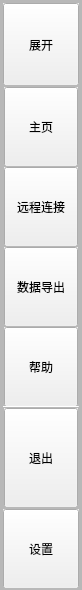
        <widget class="QFrame" name="leftMenu">
         <property name="minimumSize">
          <size>
           <width>0</width>
           <height>0</height>
          </size>
         </property>
         <property name="maximumSize">
          <size>
           <width>80</width>
           <height>16777215</height>
          </size>
         </property>
         <property name="styleSheet">
          <string notr="true"/>
         </property>
         <property name="frameShape">
          <enum>QFrame::StyledPanel</enum>
         </property>
         <property name="frameShadow">
          <enum>QFrame::Raised</enum>
         </property>
         <layout class="QVBoxLayout" name="verticalLayout">
          <property name="spacing">
           <number>0</number>
          </property>
          <property name="leftMargin">
           <number>0</number>
          </property>
          <property name="topMargin">
           <number>0</number>
          </property>
          <property name="rightMargin">
           <number>0</number>
          </property>
          <property name="bottomMargin">
           <number>0</number>
          </property>
          <item>
           <widget class="QFrame" name="logoBox">
            <property name="maximumSize">
             <size>
              <width>16777215</width>
              <height>45</height>
             </size>
            </property>
            <property name="styleSheet">
             <string notr="true"/>
            </property>
            <property name="frameShape">
             <enum>QFrame::StyledPanel</enum>
            </property>
            <property name="frameShadow">
             <enum>QFrame::Raised</enum>
            </property>
            <widget class="QFrame" name="logo">
             <property name="geometry">
              <rect>
               <x>0</x>
               <y>0</y>
               <width>60</width>
               <height>45</height>
              </rect>
             </property>
             <property name="minimumSize">
              <size>
               <width>45</width>
               <height>45</height>
              </size>
             </property>
             <property name="maximumSize">
              <size>
               <width>60</width>
               <height>45</height>
              </size>
             </property>
             <property name="layoutDirection">
              <enum>Qt::LeftToRight</enum>
             </property>
             <property name="autoFillBackground">
              <bool>false</bool>
             </property>
             <property name="frameShape">
              <enum>QFrame::StyledPanel</enum>
             </property>
             <property name="frameShadow">
              <enum>QFrame::Raised</enum>
             </property>
            </widget>
            <widget class="QLabel" name="appName">
             <property name="geometry">
              <rect>
               <x>60</x>
               <y>10</y>
               <width>101</width>
               <height>31</height>
              </rect>
             </property>
             <property name="text">
              <string>PyGibird</string>
             </property>
             <property name="alignment">
              <set>Qt::AlignLeading|Qt::AlignLeft|Qt::AlignVCenter</set>
             </property>
            </widget>
           </widget>
          </item>
          <item>
           <widget class="QFrame" name="leftMenuBox">
            <property name="minimumSize">
             <size>
              <width>80</width>
              <height>0</height>
             </size>
            </property>
            <property name="styleSheet">
             <string notr="true"/>
            </property>
            <property name="frameShape">
             <enum>QFrame::StyledPanel</enum>
            </property>
            <property name="frameShadow">
             <enum>QFrame::Raised</enum>
            </property>
            <layout class="QVBoxLayout" name="verticalLayout_8">
             <property name="spacing">
              <number>0</number>
             </property>
             <property name="leftMargin">
              <number>0</number>
             </property>
             <property name="topMargin">
              <number>0</number>
             </property>
             <property name="rightMargin">
              <number>0</number>
             </property>
             <property name="bottomMargin">
              <number>0</number>
             </property>
             <item>
              <widget class="QFrame" name="toggleBox">
               <property name="minimumSize">
                <size>
                 <width>0</width>
                 <height>0</height>
                </size>
               </property>
               <property name="maximumSize">
                <size>
                 <width>16777215</width>
                 <height>83</height>
                </size>
               </property>
               <property name="styleSheet">
                <string notr="true"/>
               </property>
               <property name="frameShape">
                <enum>QFrame::StyledPanel</enum>
               </property>
               <property name="frameShadow">
                <enum>QFrame::Raised</enum>
               </property>
               <layout class="QVBoxLayout" name="verticalLayout_3">
                <property name="spacing">
                 <number>0</number>
                </property>
                <property name="leftMargin">
                 <number>0</number>
                </property>
                <property name="topMargin">
                 <number>0</number>
                </property>
                <property name="rightMargin">
                 <number>0</number>
                </property>
                <property name="bottomMargin">
                 <number>0</number>
                </property>
                <item>
                 <widget class="QPushButton" name="btn_toggle">
                  <property name="sizePolicy">
                   <sizepolicy hsizetype="Expanding" vsizetype="Fixed">
                    <horstretch>0</horstretch>
                    <verstretch>0</verstretch>
                   </sizepolicy>
                  </property>
                  <property name="minimumSize">
                   <size>
                    <width>0</width>
                    <height>83</height>
                   </size>
                  </property>
                  <property name="cursor">
                   <cursorShape>PointingHandCursor</cursorShape>
                  </property>
                  <property name="styleSheet">
                   <string notr="true"/>
                  </property>
                  <property name="text">
                   <string>展开</string>
                  </property>
                 </widget>
                </item>
               </layout>
              </widget>
             </item>
             <item alignment="Qt::AlignTop">
              <widget class="QFrame" name="menuBar">
               <property name="styleSheet">
                <string notr="true"/>
               </property>
               <property name="frameShape">
                <enum>QFrame::StyledPanel</enum>
               </property>
               <property name="frameShadow">
                <enum>QFrame::Raised</enum>
               </property>
               <layout class="QVBoxLayout" name="verticalLayout_4">
                <property name="spacing">
                 <number>0</number>
                </property>
                <property name="leftMargin">
                 <number>0</number>
                </property>
                <property name="topMargin">
                 <number>0</number>
                </property>
                <property name="rightMargin">
                 <number>0</number>
                </property>
                <property name="bottomMargin">
                 <number>0</number>
                </property>
                <item>
                 <widget class="QFrame" name="homeBox">
                  <property name="maximumSize">
                   <size>
                    <width>16777215</width>
                    <height>80</height>
                   </size>
                  </property>
                  <property name="frameShape">
                   <enum>QFrame::StyledPanel</enum>
                  </property>
                  <property name="frameShadow">
                   <enum>QFrame::Raised</enum>
                  </property>
                  <layout class="QHBoxLayout" name="horizontalLayout_8">
                   <property name="spacing">
                    <number>0</number>
                   </property>
                   <property name="leftMargin">
                    <number>0</number>
                   </property>
                   <property name="topMargin">
                    <number>0</number>
                   </property>
                   <property name="rightMargin">
                    <number>0</number>
                   </property>
                   <property name="bottomMargin">
                    <number>0</number>
                   </property>
                   <item>
                    <widget class="QPushButton" name="btn_home">
                     <property name="minimumSize">
                      <size>
                       <width>0</width>
                       <height>80</height>
                      </size>
                     </property>
                     <property name="cursor">
                      <cursorShape>PointingHandCursor</cursorShape>
                     </property>
                     <property name="text">
                      <string>主页</string>
                     </property>
                    </widget>
                   </item>
                  </layout>
                 </widget>
                </item>
                <item>
                 <widget class="QFrame" name="connBox">
                  <property name="minimumSize">
                   <size>
                    <width>0</width>
                    <height>80</height>
                   </size>
                  </property>
                  <property name="maximumSize">
                   <size>
                    <width>16777215</width>
                    <height>80</height>
                   </size>
                  </property>
                  <property name="frameShape">
                   <enum>QFrame::StyledPanel</enum>
                  </property>
                  <property name="frameShadow">
                   <enum>QFrame::Raised</enum>
                  </property>
                  <layout class="QHBoxLayout" name="horizontalLayout_9">
                   <property name="spacing">
                    <number>0</number>
                   </property>
                   <property name="leftMargin">
                    <number>0</number>
                   </property>
                   <property name="topMargin">
                    <number>0</number>
                   </property>
                   <property name="rightMargin">
                    <number>0</number>
                   </property>
                   <property name="bottomMargin">
                    <number>0</number>
                   </property>
                   <item>
                    <widget class="QPushButton" name="btn_conn">
                     <property name="minimumSize">
                      <size>
                       <width>0</width>
                       <height>80</height>
                      </size>
                     </property>
                     <property name="cursor">
                      <cursorShape>PointingHandCursor</cursorShape>
                     </property>
                     <property name="text">
                      <string>远程连接</string>
                     </property>
                    </widget>
                   </item>
                  </layout>
                 </widget>
                </item>
                <item>
                 <widget class="QFrame" name="expBox">
                  <property name="minimumSize">
                   <size>
                    <width>0</width>
                    <height>0</height>
                   </size>
                  </property>
                  <property name="maximumSize">
                   <size>
                    <width>16777215</width>
                    <height>80</height>
                   </size>
                  </property>
                  <property name="frameShape">
                   <enum>QFrame::StyledPanel</enum>
                  </property>
                  <property name="frameShadow">
                   <enum>QFrame::Raised</enum>
                  </property>
                  <layout class="QHBoxLayout" name="horizontalLayout_10">
                   <property name="spacing">
                    <number>0</number>
                   </property>
                   <property name="leftMargin">
                    <number>0</number>
                   </property>
                   <property name="topMargin">
                    <number>0</number>
                   </property>
                   <property name="rightMargin">
                    <number>0</number>
                   </property>
                   <property name="bottomMargin">
                    <number>0</number>
                   </property>
                   <item>
                    <widget class="QPushButton" name="btn_exp">
                     <property name="minimumSize">
                      <size>
                       <width>0</width>
                       <height>80</height>
                      </size>
                     </property>
                     <property name="cursor">
                      <cursorShape>PointingHandCursor</cursorShape>
                     </property>
                     <property name="text">
                      <string>数据导出</string>
                     </property>
                    </widget>
                   </item>
                  </layout>
                 </widget>
                </item>
                <item>
                 <widget class="QFrame" name="helpBox">
                  <property name="maximumSize">
                   <size>
                    <width>16777215</width>
                    <height>80</height>
                   </size>
                  </property>
                  <property name="frameShape">
                   <enum>QFrame::StyledPanel</enum>
                  </property>
                  <property name="frameShadow">
                   <enum>QFrame::Raised</enum>
                  </property>
                  <layout class="QHBoxLayout" name="horizontalLayout_11">
                   <property name="spacing">
                    <number>0</number>
                   </property>
                   <property name="leftMargin">
                    <number>0</number>
                   </property>
                   <property name="topMargin">
                    <number>0</number>
                   </property>
                   <property name="rightMargin">
                    <number>0</number>
                   </property>
                   <property name="bottomMargin">
                    <number>0</number>
                   </property>
                   <item>
                    <widget class="QPushButton" name="btn_help">
                     <property name="minimumSize">
                      <size>
                       <width>0</width>
                       <height>80</height>
                      </size>
                     </property>
                     <property name="cursor">
                      <cursorShape>PointingHandCursor</cursorShape>
                     </property>
                     <property name="text">
                      <string>帮助</string>
                     </property>
                    </widget>
                   </item>
                  </layout>
                 </widget>
                </item>
                <item>
                 <widget class="Line" name="line">
                  <property name="maximumSize">
                   <size>
                    <width>16777215</width>
                    <height>1</height>
                   </size>
                  </property>
                  <property name="lineWidth">
                   <number>1</number>
                  </property>
                  <property name="orientation">
                   <enum>Qt::Horizontal</enum>
                  </property>
                 </widget>
                </item>
                <item>
                 <widget class="QFrame" name="exitBox">
                  <property name="maximumSize">
                   <size>
                    <width>16777215</width>
                    <height>100</height>
                   </size>
                  </property>
                  <property name="frameShape">
                   <enum>QFrame::StyledPanel</enum>
                  </property>
                  <property name="frameShadow">
                   <enum>QFrame::Raised</enum>
                  </property>
                  <layout class="QVBoxLayout" name="verticalLayout_9">
                   <property name="spacing">
                    <number>0</number>
                   </property>
                   <property name="leftMargin">
                    <number>0</number>
                   </property>
                   <property name="topMargin">
                    <number>0</number>
                   </property>
                   <property name="rightMargin">
                    <number>0</number>
                   </property>
                   <property name="bottomMargin">
                    <number>0</number>
                   </property>
                   <item>
                    <widget class="QPushButton" name="btn_exit">
                     <property name="minimumSize">
                      <size>
                       <width>0</width>
                       <height>100</height>
                      </size>
                     </property>
                     <property name="cursor">
                      <cursorShape>PointingHandCursor</cursorShape>
                     </property>
                     <property name="text">
                      <string>退出</string>
                     </property>
                    </widget>
                   </item>
                  </layout>
                 </widget>
                </item>
               </layout>
              </widget>
             </item>
             <item>
              <widget class="QFrame" name="bottomMenu">
               <property name="minimumSize">
                <size>
                 <width>0</width>
                 <height>0</height>
                </size>
               </property>
               <property name="maximumSize">
                <size>
                 <width>16777215</width>
                 <height>80</height>
                </size>
               </property>
               <property name="styleSheet">
                <string notr="true"/>
               </property>
               <property name="frameShape">
                <enum>QFrame::StyledPanel</enum>
               </property>
               <property name="frameShadow">
                <enum>QFrame::Raised</enum>
               </property>
               <layout class="QVBoxLayout" name="verticalLayout_6">
                <property name="spacing">
                 <number>0</number>
                </property>
                <property name="leftMargin">
                 <number>0</number>
                </property>
                <property name="topMargin">
                 <number>0</number>
                </property>
                <property name="rightMargin">
                 <number>0</number>
                </property>
                <property name="bottomMargin">
                 <number>0</number>
                </property>
                <item>
                 <widget class="QPushButton" name="btn_setting">
                  <property name="sizePolicy">
                   <sizepolicy hsizetype="Expanding" vsizetype="Fixed">
                    <horstretch>0</horstretch>
                    <verstretch>0</verstretch>
                   </sizepolicy>
                  </property>
                  <property name="minimumSize">
                   <size>
                    <width>0</width>
                    <height>80</height>
                   </size>
                  </property>
                  <property name="cursor">
                   <cursorShape>PointingHandCursor</cursorShape>
                  </property>
                  <property name="styleSheet">
                   <string notr="true"/>
                  </property>
                  <property name="text">
                   <string>设置</string>
                  </property>
                 </widget>
                </item>
               </layout>
              </widget>
             </item>
            </layout>
           </widget>
          </item>
         </layout>
        </widget>
